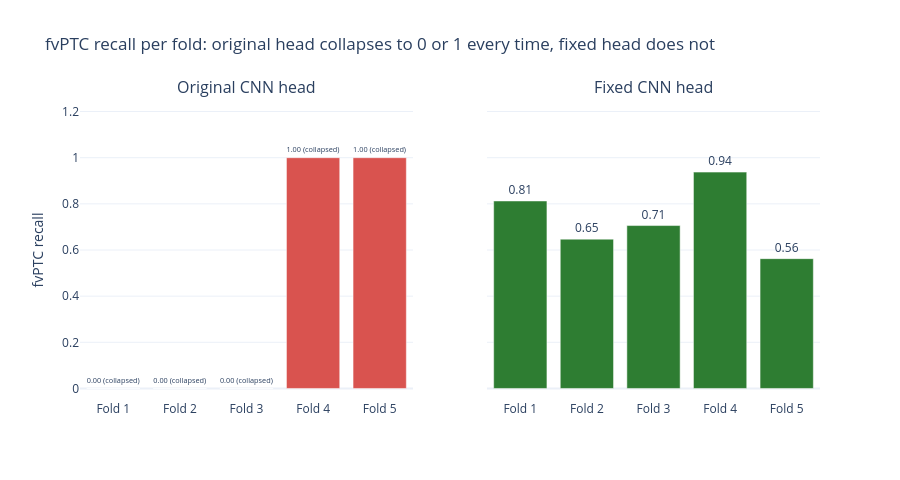

The code cell stored with this chart in its notebook:
### Markdown cell above
## 3. Fold-collapse signature: original vs. fixed

The original head's defining failure wasn't "weak performance" -- it was *exact* 0.0 MCC in every fold because it always predicted a single constant class (folds 1-3 always cvPTC, folds 4-5 always fvPTC). This chart shows fvPTC recall per fold for both models: 0.0 or 1.0 marks a full collapse to one class.

### Code cell
original_recall1 = [0.0, 0.0, 0.0, 1.0, 1.0]      # from the original notebook's CV cell output
fixed_recall1 = [0.8125, 0.6471, 0.7059, 0.9375, 0.5625]  # step4 sweep winner, per-fold

fig = make_subplots(rows=1, cols=2, subplot_titles=('Original CNN head', 'Fixed CNN head'), shared_yaxes=True)

fig.add_bar(x=fold_labels, y=original_recall1, marker_color=COLOR_BAD,
            text=[f'{v:.2f}' + (' (collapsed)' if v in (0.0, 1.0) else '') for v in original_recall1],
            textposition='outside', row=1, col=1, showlegend=False)
fig.add_bar(x=fold_labels, y=fixed_recall1, marker_color=COLOR_GOOD,
            text=[f'{v:.2f}' for v in fixed_recall1], textposition='outside', row=1, col=2, showlegend=False)

fig.update_yaxes(range=[-0.05, 1.25], title_text='fvPTC recall', row=1, col=1)
fig.update_yaxes(range=[-0.05, 1.25], row=1, col=2)
fig.update_layout(
    title='fvPTC recall per fold: original head collapses to 0 or 1 every time, fixed head does not',
    template='plotly_white', width=900, height=480,
)
fig.show()

### Figure 1 — Plotly figure (JSON) as saved in the notebook; plotly's stock layout.template omitted (floating-point values rounded to 4 significant figures)
{"data": [{"marker": {"color": "#d9534f"}, "showlegend": false, "text": ["0.00 (collapsed)", "0.00 (collapsed)", "0.00 (collapsed)", "1.00 (collapsed)", "1.00 (collapsed)"], "textposition": "outside", "type": "bar", "x": ["Fold 1", "Fold 2", "Fold 3", "Fold 4", "Fold 5"], "xaxis": "x", "y": [0.0, 0.0, 0.0, 1.0, 1.0], "yaxis": "y"}, {"marker": {"color": "#2e7d32"}, "showlegend": false, "text": ["0.81", "0.65", "0.71", "0.94", "0.56"], "textposition": "outside", "type": "bar", "x": ["Fold 1", "Fold 2", "Fold 3", "Fold 4", "Fold 5"], "xaxis": "x2", "y": [0.8125, 0.6471, 0.7059, 0.9375, 0.5625], "yaxis": "y2"}], "layout": {"annotations": [{"font": {"size": 16}, "showarrow": false, "text": "Original CNN head", "x": 0.225, "xanchor": "center", "xref": "paper", "y": 1.0, "yanchor": "bottom", "yref": "paper"}, {"font": {"size": 16}, "showarrow": false, "text": "Fixed CNN head", "x": 0.775, "xanchor": "center", "xref": "paper", "y": 1.0, "yanchor": "bottom", "yref": "paper"}], "height": 480, "title": {"text": "fvPTC recall per fold: original head collapses to 0 or 1 every time, fixed head does not"}, "width": 900, "xaxis": {"anchor": "y", "domain": [0.0, 0.45]}, "xaxis2": {"anchor": "y2", "domain": [0.55, 1.0]}, "yaxis": {"anchor": "x", "domain": [0.0, 1.0], "range": [-0.05, 1.25], "title": {"text": "fvPTC recall"}}, "yaxis2": {"anchor": "x2", "domain": [0.0, 1.0], "matches": "y", "range": [-0.05, 1.25], "showticklabels": false}}}
